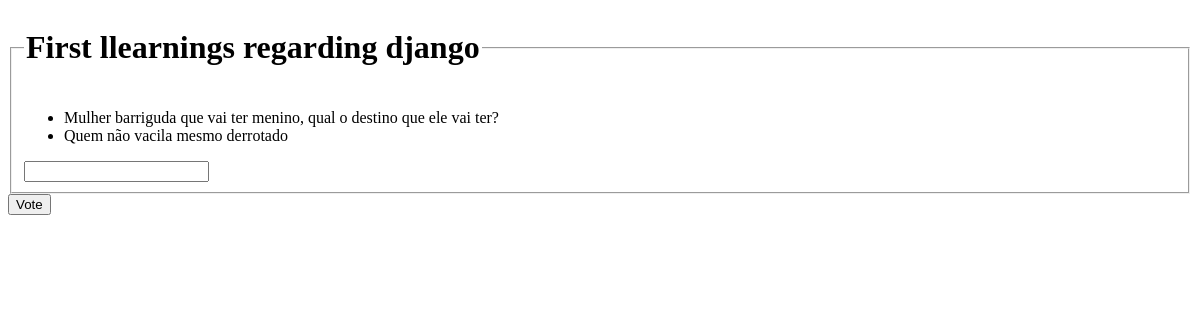
Page /learning_logs/3/ on the earlier database version.
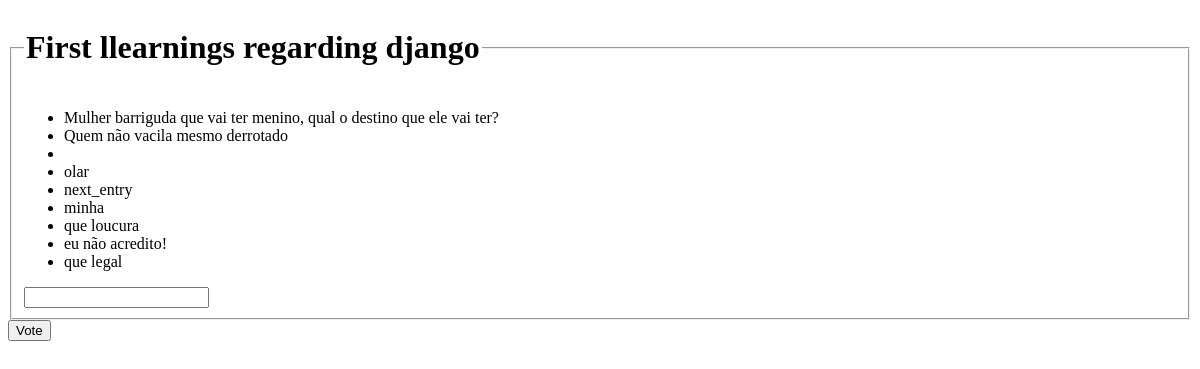
Same page on the later database version.
### learning_logs/models.py (models this page shows, shortened)
class Topic(models.Model):
    text = models.CharField(max_length=200)
    date_added = models.DateTimeField(auto_now_add=True)

class Entry(models.Model):
    topic = models.ForeignKey(Topic, on_delete=models.CASCADE, null=True)
    text = models.TextField()
    date_added = models.DateTimeField(auto_now_add=True)
    class Meta:
        verbose_name_plural = 'entries'

### learning_logs/views.py (the view)
# urls.py: path('<int:question_id>/', views.detail, name='detail'),
def detail(request, question_id):
    question = get_object_or_404(Topic, id=question_id)
    entry = get_list_or_404(Entry, topic=question_id)
    return render(request, 'learning_logs/details.html', {'question': question, 'entry': entry})

### learning_logs/templates/learning_logs/details.html (shortened to what this page needs)
<form action="{% url 'learning_logs:vote' question.id %}" method="post">
<fieldset>
    <legend><h1>{{ question.text }}</h1></legend>
    <ul>
        {% for entries in entry %}
            <li>{{ entries.text }}</li>
        {% endfor %}
    </ul>
        <input type="text" name="next_entry" id="next_entry" value="">
</fieldset>
<input type="submit" value="Vote">
</form>

Differences in the rows shown:
added Entry: text "olar"
added Entry: text "next_entry"
added Entry: text "minha"
added Entry: text "que loucura"
added Entry: text "eu não acredito!"
added Entry: text "que legal"
